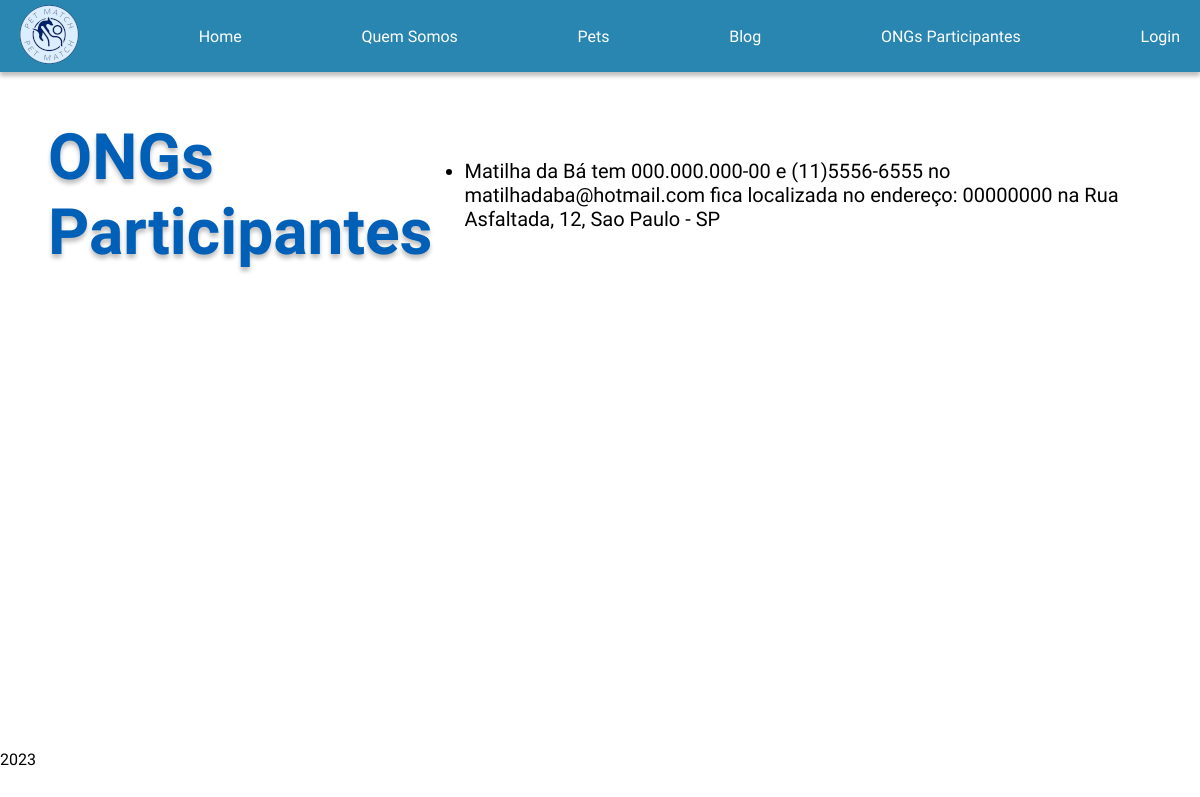
Page /lista_ong/ on the earlier database version.
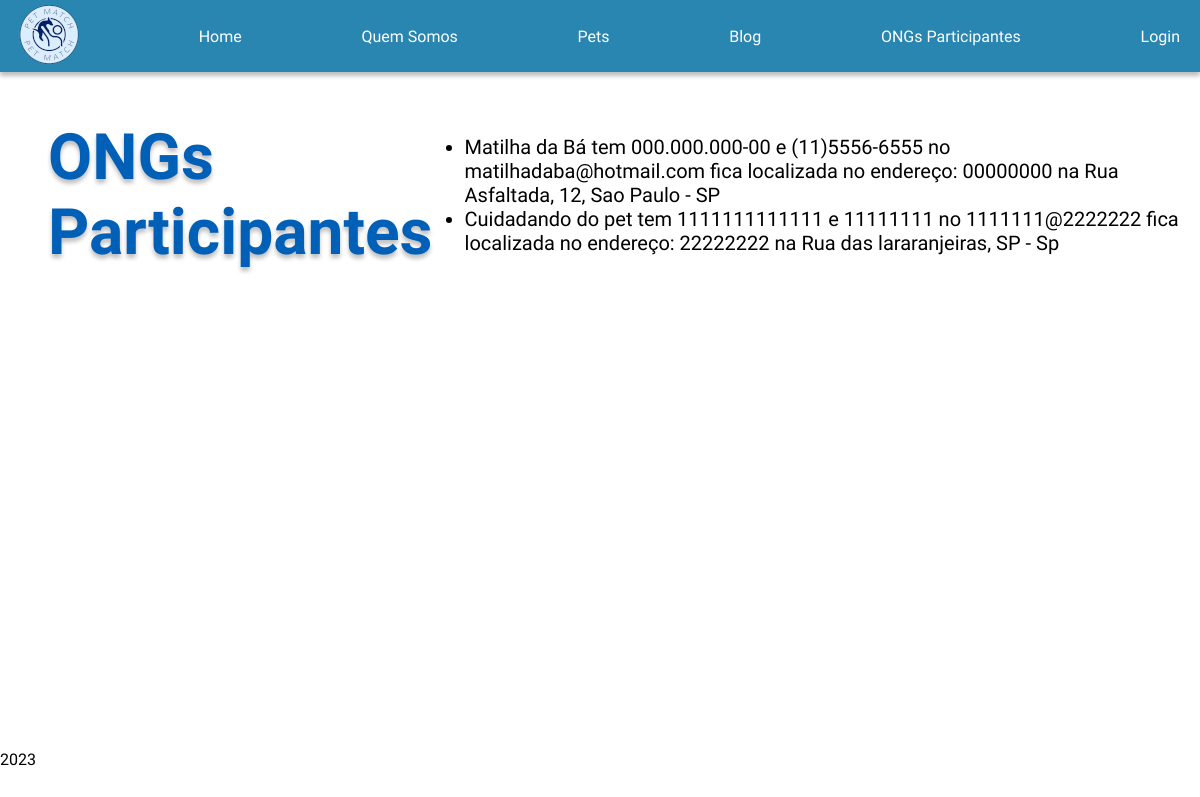
Same page on the later database version.
### petmatch/models.py (models this page shows)
class ONG(models.Model):
    nome = models.CharField(max_length=200)
    cpf_cnpj = models.CharField(max_length=14)
    telefone = models.CharField(max_length=200)
    email= models.CharField(max_length=200)
    cep = models.CharField(max_length=8)
    rua = models.CharField(max_length=200)
    cidade = models.CharField(max_length=200)
    estado = models.CharField(max_length=2)
    def __str__(self):
        return f"""{self.nome} tem {self.cpf_cnpj} e {self.telefone}
        no {self.email} fica localizada no endereço: {self.cep}
        na {self.rua}, {self.cidade} - {self.estado}"""

### petmatch/views.py (the view)
# urls.py: path('lista_ong/', views.lista_ong, name='lista_ong'),
def lista_ong(request):
    ongs = ONG.objects.all()
    return render(request, 'petmatch/lista_ongs.html', {"ongs": ongs})

### templates/petmatch/lista_ongs.html (shortened to what this page needs)
{% load static %}
<!DOCTYPE html>
<html lang="pt-BR">
    <head>
        <link rel="stylesheet" href="{% static 'styles\styles.css' %}">
    </head>
    <body>
        <main>
            <section id="home">
                <section class="cabecalho">
                    <nav class="cabecalho-menu">
                        <a class="cabecalho-logo" href="{% url 'index' %}">
                            <img src="{% static 'img/logo-menor.png' %}" alt="logo Petmatching" />
                        </a>
                        <a class="cabecalho-menu-item" href="{% url 'index' %}">Home</a>
                        <a class="cabecalho-menu-item" href="#quem_somos">Quem Somos</a>
                        <a class="cabecalho-menu-item" href="{% url 'lista_pets' %}">Pets</a>
                        <a class="cabecalho-menu-item" href="#blog">Blog</a>
                        <a class="cabecalho-menu-item" href="{% url 'lista_ong' %}">ONGs Participantes</a>
                        <a class="cabecalho-menu-item" href="/admin/login">Login</a>
                    </nav>
                </section>
                <section class="conteudo_inicial">
                    <h1>ONGs Participantes</h1>
                    <section>
                    <ul>
                    {% for ong in ongs %}
                        <li>{{ ong }}</li>
                    {% endfor %}
                    </ul>
                </section>
                </section>
            </section>
    </main>
    <footer>
        2023
    </footer>
</body>
</html>

Differences in the rows shown:
added ONG: nome+cpf_cnpj+telefone "Cuidadando do pet tem 1111111111111 e 11111111 no 1111111@2222222 fica localizada no endereço: 22222222 na Rua das lararanjeiras, SP - Sp"
